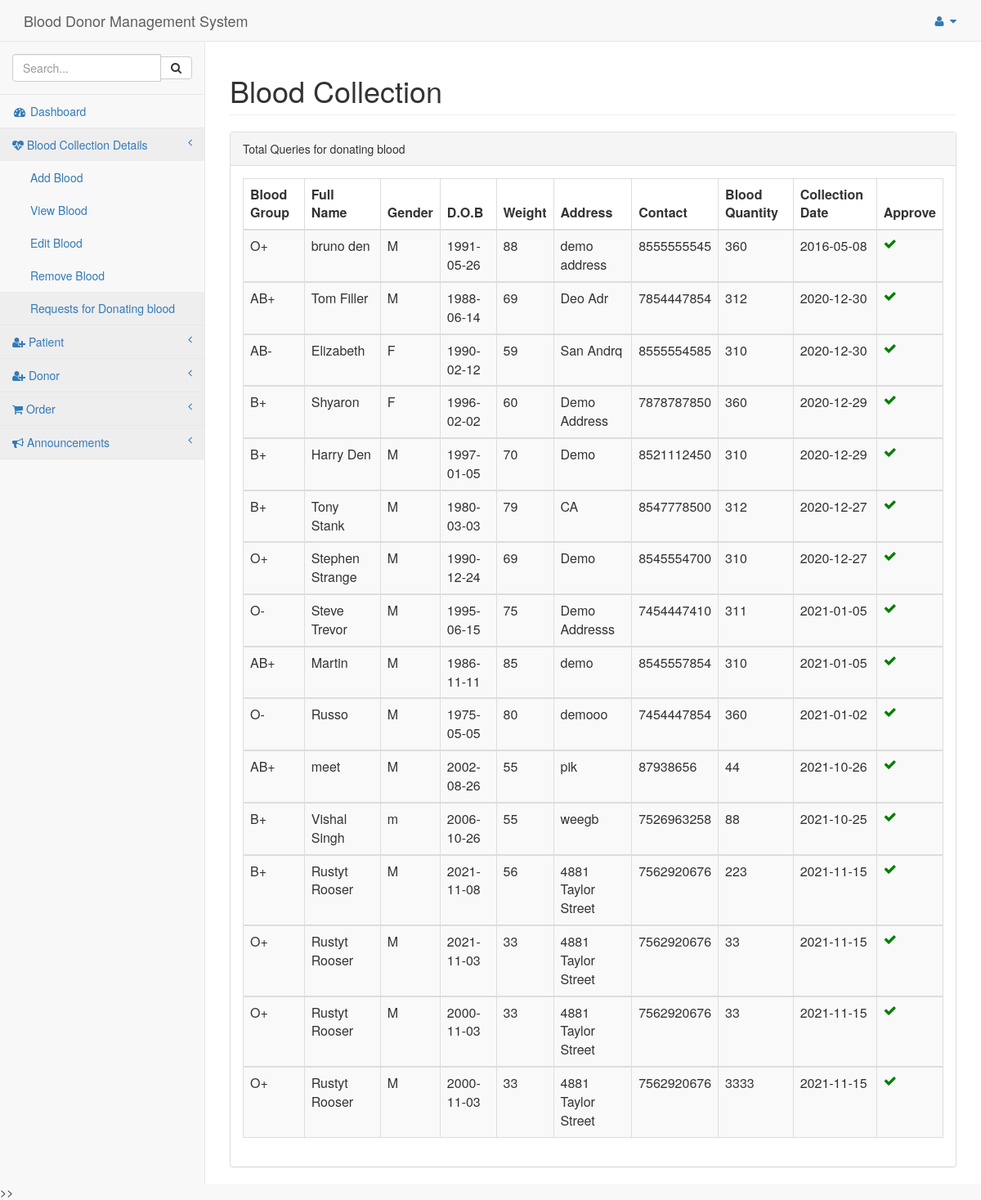
The app's page /pages/query.php with its own data.
### tables this page shows
CREATE TABLE `blood` (
  `id` int NOT NULL AUTO_INCREMENT,
  `name` varchar(20) NOT NULL,
  `gender` varchar(20) NOT NULL,
  `dob` date NOT NULL,
  `weight` int NOT NULL,
  `bloodgroup` varchar(3) NOT NULL,
  `address` varchar(20) NOT NULL,
  `contact` varchar(10) NOT NULL,
  `bloodqty` int NOT NULL,
  `collection` date NOT NULL,
  `status` varchar(20) DEFAULT NULL,
  `distribution` varchar(20) DEFAULT NULL,
  PRIMARY KEY (`id`)
);

### pages/query.php (the view, shortened to what this page needs)
<html>
<head>
<link href="../css/bootstrap.min.css" rel="stylesheet">
<link href="../vendor/metisMenu/metisMenu.min.css" rel="stylesheet">
 <link href="../css/dataTables/dataTables.bootstrap.css" rel="stylesheet">
<link href="../css/dataTables/dataTables.responsive.css" rel="stylesheet">
<link href="../dist/css/sb-admin-2.css" rel="stylesheet">
<link href="../vendor/font-awesome/css/font-awesome.min.css" rel="stylesheet" type="text/css">
<link rel="stylesheet" href="../icofont/icofont.min.css">
</head>
<body>
<div id="wrapper">
<?php include 'includes/nav.php'?>
<div id="page-wrapper">
<div class="container-fluid">
<div class="row">
<div class=".col-lg-12">
               <h1 class="page-header">Blood Collection</h1>
                </div>
  </div>
				<div class="row">
                        <div class=".col-lg-12">
                            <div class="panel panel-default">
                                <div class="panel-heading">
                                    Total Queries for donating blood
                                </div>
								 <div class="panel-body">
                                    <div class="table-responsive">
									<table class="table table-striped table-bordered table-hover" id="dataTables-example">
									<?php
						include "dbconnect.php";
						$qry="select * from blood where status is NULL";
						$result=mysqli_query($conn,$qry);
						echo"
						<thead>
						<tr>
							<th>Blood Group</th>
							<th>Full Name</th>
							<th>Gender</th>
							<th>D.O.B</th>
							<th>Weight</th>
							<th>Address</th>
							<th>Contact</th>
							<th>Blood Quantity</th>
							<th>Collection Date</th>
<th>Approve</th>
						</tr>
						</thead>";
						while($row=mysqli_fetch_array($result)){
						  echo"<tbody>
						  <tr class='gradeA'>
						  <td>".$row['bloodgroup']."</td>
						  <td>".$row['name']."</td>
						  <td>".$row['gender']."</td>
						  <td>".$row['dob']."</td>
						  <td>".$row['weight']."</td>
						  <td>".$row['address']."</td>
						  <td>".$row['contact']."</td>
						  <td>".$row['bloodqty']."</td>
						  <td>".$row['collection']."</td>
  <td><a href='approve.php?id=".$row['id']."'><i class='fa fa-check' style='color:green '></i></a></td>
						</tr>
						<tbody>
						";
						}
						?>
						</table>
				</div>
				</div>
		</div>
		</div>
		</div>
		</div>
		</div>
		</div>
</body>
</html>>>

### records on screen
blood: bloodgroup "O+", name "bruno den", gender "M", dob "1991-05-26", weight "88", address "demo address", contact "8555555545", bloodqty "360", collection "2016-05-08"
blood: bloodgroup "AB+", name "Tom Filler", gender "M", dob "1988-06-14", weight "69", address "Deo Adr", contact "7854447854", bloodqty "312", collection "2020-12-30"
blood: bloodgroup "AB-", name "Elizabeth", gender "F", dob "1990-02-12", weight "59", address "San Andrq", contact "8555554585", bloodqty "310", collection "2020-12-30"
blood: bloodgroup "B+", name "Shyaron", gender "F", dob "1996-02-02", weight "60", address "Demo Address", contact "7878787850", bloodqty "360", collection "2020-12-29"
blood: bloodgroup "B+", name "Harry Den", gender "M", dob "1997-01-05", weight "70", address "Demo", contact "8521112450", bloodqty "310", collection "2020-12-29"
blood: bloodgroup "B+", name "Tony Stank", gender "M", dob "1980-03-03", weight "79", address "CA", contact "8547778500", bloodqty "312", collection "2020-12-27"
blood: bloodgroup "O+", name "Stephen Strange", gender "M", dob "1990-12-24", weight "69", address "Demo", contact "8545554700", bloodqty "310", collection "2020-12-27"
blood: bloodgroup "O-", name "Steve Trevor", gender "M", dob "1995-06-15", weight "75", address "Demo Addresss", contact "7454447410", bloodqty "311", collection "2021-01-05"
blood: bloodgroup "AB+", name "Martin", gender "M", dob "1986-11-11", weight "85", address "demo", contact "8545557854", bloodqty "310", collection "2021-01-05"
blood: bloodgroup "O-", name "Russo", gender "M", dob "1975-05-05", weight "80", address "demooo", contact "7454447854", bloodqty "360", collection "2021-01-02"
blood: bloodgroup "AB+", name "meet", gender "M", dob "2002-08-26", weight "55", address "pik", contact "87938656", bloodqty "44", collection "2021-10-26"
blood: bloodgroup "B+", name "Vishal Singh", gender "m", dob "2006-10-26", weight "55", address "weegb", contact "7526963258", bloodqty "88", collection "2021-10-25"
blood: bloodgroup "B+", name "Rustyt Rooser", gender "M", dob "2021-11-08", weight "56", address "4881 Taylor Street", contact "7562920676", bloodqty "223", collection "2021-11-15"
blood: bloodgroup "O+", name "Rustyt Rooser", gender "M", dob "2021-11-03", weight "33", address "4881 Taylor Street", contact "7562920676", bloodqty "33", collection "2021-11-15"
blood: bloodgroup "O+", name "Rustyt Rooser", gender "M", dob "2000-11-03", weight "33", address "4881 Taylor Street", contact "7562920676", bloodqty "33", collection "2021-11-15"
blood: bloodgroup "O+", name "Rustyt Rooser", gender "M", dob "2000-11-03", weight "33", address "4881 Taylor Street", contact "7562920676", bloodqty "3333", collection "2021-11-15"
